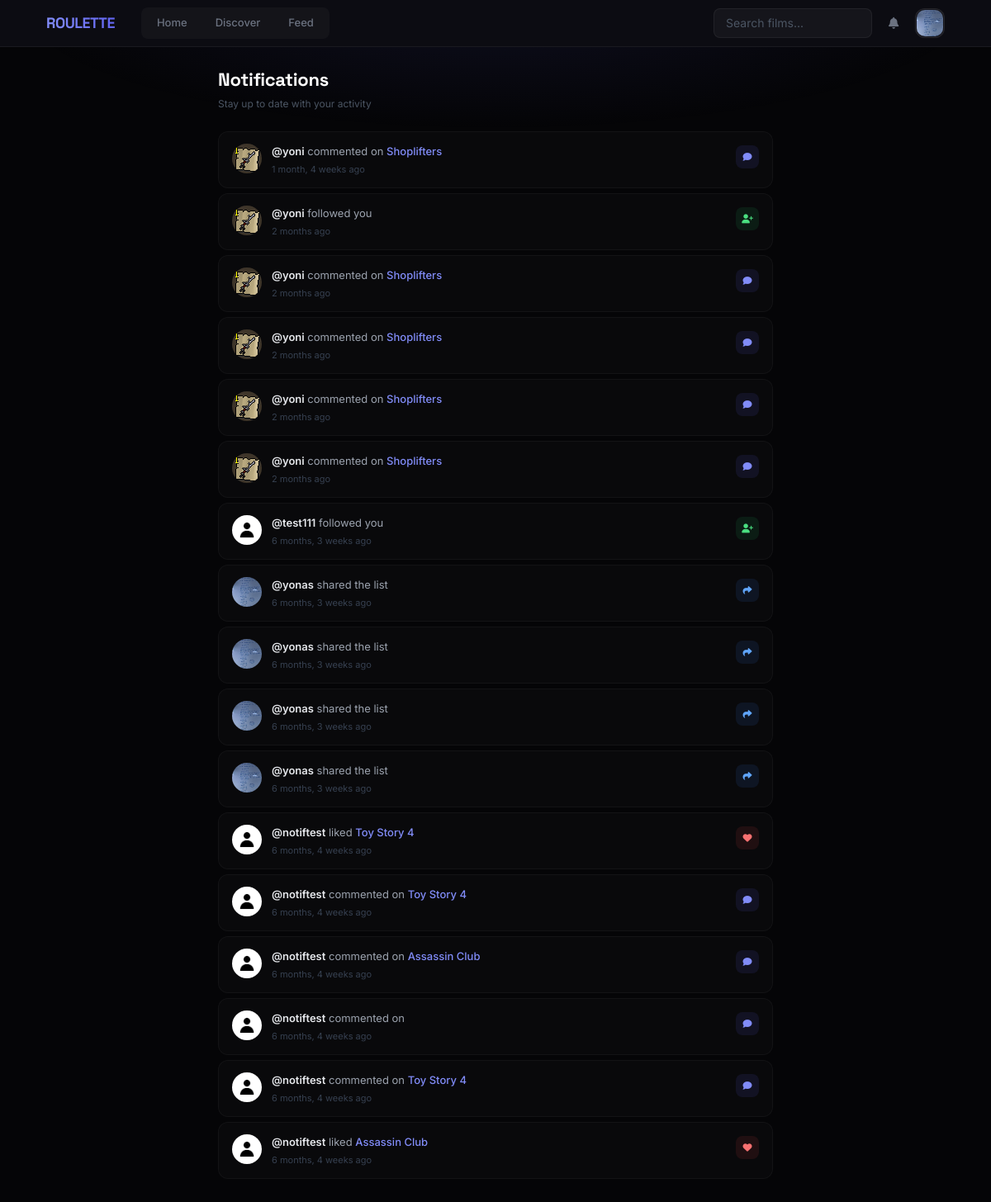
Page /notifications/ (signed in) on the earlier database version.
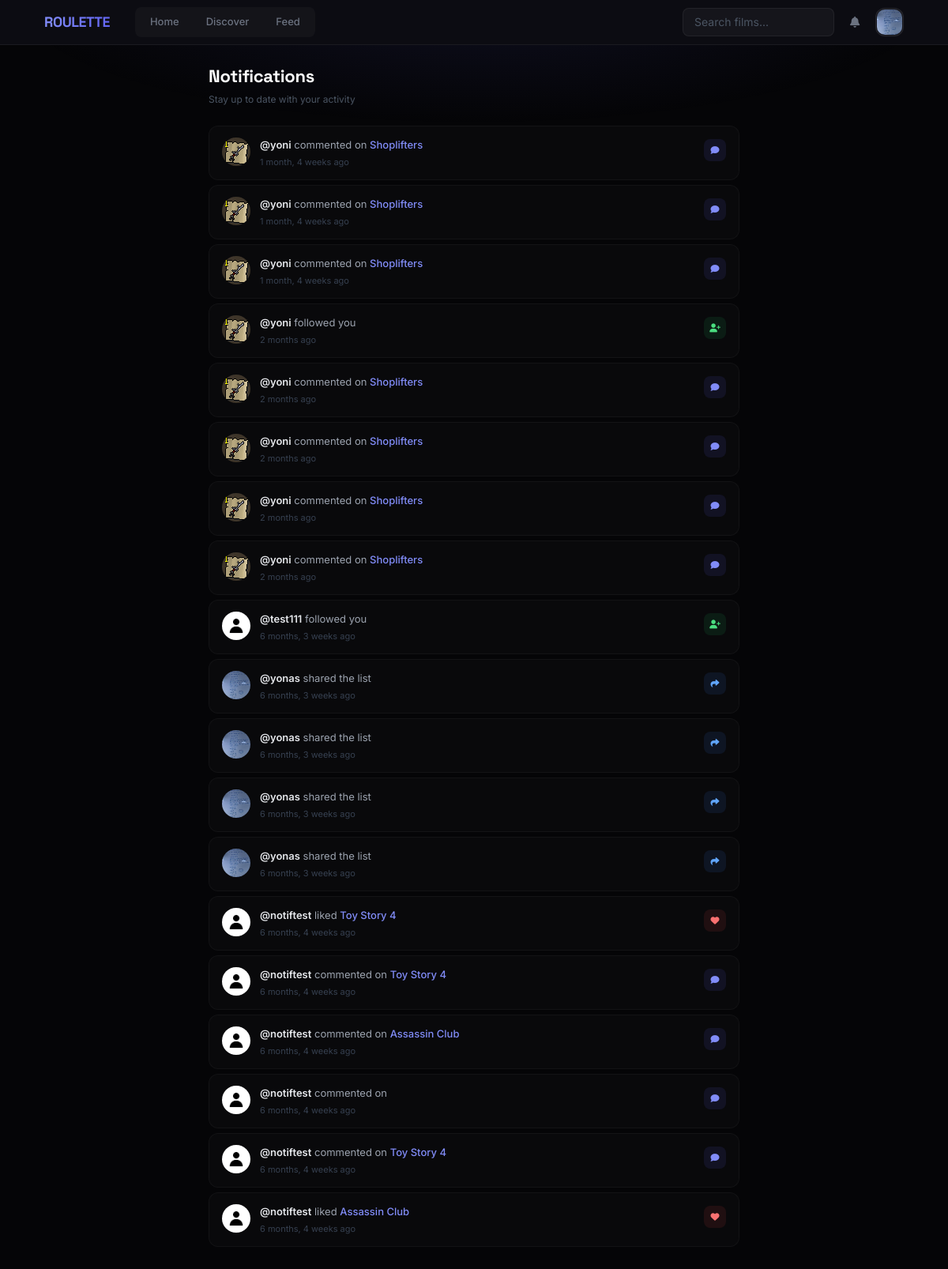
Same page on the later database version.
### users/models.py (models this page shows, shortened)
class Profile(models.Model):
    user = models.OneToOneField(settings.AUTH_USER_MODEL, on_delete=models.CASCADE)
    is_favorites_private = models.BooleanField(default=False)
    bio = models.TextField(max_length=500, blank=True)
    image = models.ImageField(default='default.jpg', upload_to='profile_pics')

### roulette/models.py (models this page shows, shortened)
class Notification(models.Model):
    recipient = models.ForeignKey(settings.AUTH_USER_MODEL, related_name='notifications', on_delete=models.CASCADE)
    actor = models.ForeignKey(settings.AUTH_USER_MODEL, related_name='actions', on_delete=models.CASCADE, null=True, blank=True)
    verb = models.CharField(max_length=255)
    target_content_type = models.ForeignKey(ContentType, on_delete=models.CASCADE, null=True, blank=True, related_name='target_notifications')
    target_object_id = models.PositiveIntegerField(null=True, blank=True)
    target = GenericForeignKey('target_content_type', 'target_object_id')
    action_object_content_type = models.ForeignKey(ContentType, on_delete=models.CASCADE, null=True, blank=True, related_name='action_object_notifications')
    action_object_object_id = models.PositiveIntegerField(null=True, blank=True)
    action_object = GenericForeignKey('action_object_content_type', 'action_object_object_id')
    timestamp = models.DateTimeField(default=timezone.now) # Use timezone.now
    read = models.BooleanField(default=False)
    class Meta:
        ordering = ['-timestamp'] # Show newest first

class UserReview(models.Model):
    user = models.ForeignKey(settings.AUTH_USER_MODEL, on_delete=models.CASCADE, related_name='reviews')
    tmdb_id = models.IntegerField()
    content_type = models.CharField(max_length=10, choices=UserContent.ContentType.choices)
    rating = models.PositiveSmallIntegerField(
        validators=[MinValueValidator(1), MaxValueValidator(10)]
    )
    review_text = models.TextField(blank=True)
    timestamp = models.DateTimeField(auto_now_add=True)
    title = models.CharField(max_length=255, default='')
    poster_path = models.CharField(max_length=255, blank=True, null=True, default='')
    overview = models.TextField(blank=True, default='')
    class Meta:
        unique_together = ('user', 'tmdb_id', 'content_type')
        ordering = ['-timestamp']

class UserContent(models.Model):
    class ListType(models.TextChoices):
        FAVORITE = 'FAVORITE', 'Favorite'
        HISTORY = 'HISTORY', 'History'
        WATCHLIST = 'WATCHLIST', 'Watchlist'
        CUSTOM = 'CUSTOM', 'Custom'
    class ContentType(models.TextChoices):
        MOVIE = 'MOVIE', 'Movie'
        TV = 'TV', 'TV Show'
    user = models.ForeignKey(settings.AUTH_USER_MODEL, on_delete=models.CASCADE)
    overview = models.TextField(blank=True, default='')
    tmdb_id = models.IntegerField()
    title = models.CharField(max_length=255)
    poster_path = models.CharField(max_length=255, blank=True, null=True)
    release_year = models.CharField(max_length=4, blank=True, null=True)
    list_type = models.CharField(max_length=10, choices=ListType.choices)
    content_type = models.CharField(max_length=10, choices=ContentType.choices, default=ContentType.MOVIE)
    timestamp = models.DateTimeField(auto_now_add=True)
    custom_list = models.ForeignKey(
        UserList,  # Make sure the UserList model is defined *before* this class
        on_delete=models.CASCADE,
        related_name='items',
        null=True,
        blank=True
    )
    class Meta:
        unique_together = ('user', 'tmdb_id', 'content_type', 'list_type', 'custom_list')
        ordering = ['-timestamp']

### roulette/views.py (the view)
# urls.py: path('notifications/', views.notifications_view, name='notifications'),
@login_required
def notifications_view(request):
    notifications = request.user.notifications.all() # Or Notification.objects.filter(recipient=request.user)
    unread_notifications = notifications.filter(read=False)
    unread_notifications.update(read=True) # Update the 'read' status in the database
    context = {
        'notifications': notifications # Pass the original queryset to the template
    }
    return render(request, 'roulette/notifications.html', context)

### roulette/context_processors.py (called while the page is built)
def unread_notifications_count(request):
    if request.user.is_authenticated:
        count = Notification.objects.filter(recipient=request.user, read=False).count()
        return {'unread_notifications_count': count}
    return {'unread_notifications_count': 0} # Return 0 if user is not logged in

### roulette/templates/roulette/notifications.html (shortened to what this page needs)
{% extends 'roulette/base.html' %}
{% block content %}
<div class="max-w-2xl mx-auto">
    <div class="notif-header">
        <h1>Notifications</h1>
        <p>Stay up to date with your activity</p>
    </div>
    {% for notification in notifications %}
        <div class="notif-item {% if not notification.read %}unread{% endif %}">
            {% if notification.actor %}
                <a href="{% url 'roulette:user_profile' username=notification.actor.username %}">
                    <img src="{{ notification.actor.profile.image.url }}" class="notif-avatar" alt="">
                </a>
            {% else %}
                <div class="notif-avatar-fallback"></div>
            {% endif %}
            <div class="notif-body">
                <div class="notif-text">
                    {% if notification.actor %}
                        <a href="{% url 'roulette:user_profile' username=notification.actor.username %}">@{{ notification.actor.username }}</a>
                    {% endif %}
                    {{ notification.verb }}
                    {% if notification.target %}
                        {% with target=notification.target %}
                            {% if notification.target_content_type.model == 'userreview' %}
                                <a class="notif-target" href="{% url 'roulette:content_detail' content_type=target.content_type|lower tmdb_id=target.tmdb_id %}">{{ target.title }}</a>
                            {% elif notification.target_content_type.model == 'usercontent' %}
                                {% if target.list_type == 'CUSTOM' and target.custom_list %}
                                    <a class="notif-target" href="{% url 'roulette:list_detail' list_id=target.custom_list.id %}">{{ target.title }}</a>
                                    in <a class="notif-target" href="{% url 'roulette:list_detail' list_id=target.custom_list.id %}">{{ target.custom_list.name }}</a>
                                {% else %}
                                    <a class="notif-target" href="{% url 'roulette:content_detail' content_type=target.content_type|lower tmdb_id=target.tmdb_id %}">{{ target.title }}</a>
                                {% endif %}
                            {% endif %}
                        {% endwith %}
                    {% endif %}
                </div>
                <div class="notif-time">{{ notification.timestamp|timesince }} ago</div>
            </div>
            {% if 'followed' in notification.verb %}
                <div class="notif-icon ni-follow"><i class="fas fa-user-plus"></i></div>
            {% elif 'liked' in notification.verb %}
                <div class="notif-icon ni-like"><i class="fas fa-heart"></i></div>
            {% elif 'commented' in notification.verb %}
                <div class="notif-icon ni-comment"><i class="fas fa-comment"></i></div>
            {% elif 'shared' in notification.verb %}
                <div class="notif-icon ni-share"><i class="fas fa-share"></i></div>
            {% else %}
                <div class="notif-icon ni-default"><i class="fas fa-bell"></i></div>
            {% endif %}
        </div>
    {% empty %}
        <div class="notif-empty">
            <div><i class="fas fa-bell-slash"></i></div>
            <p>No notifications yet. Follow some people to get started.</p>
        </div>
    {% endfor %}
</div>
{% endblock %}

### roulette/templates/roulette/base.html (shortened to what this page needs)
<!DOCTYPE html>
<html lang="en">
<head>
    <script src="https://cdn.tailwindcss.com"></script>
    <link rel="stylesheet" href="https://cdnjs.cloudflare.com/ajax/libs/font-awesome/6.5.1/css/all.min.css">
</head>
<body class="min-h-screen flex flex-col relative">
    <nav class="fixed top-0 left-0 right-0 z-50 bg-[#0c0c12] border-b border-white/[0.06]">
        <div class="max-w-6xl mx-auto px-4 sm:px-6 lg:px-8">
            <div class="flex items-center justify-between h-14">
                <div class="flex items-center gap-8">
                    <a href="{% url 'roulette:roulette_view' %}" class="font-display font-bold text-lg tracking-tight">
                        <span class="bg-gradient-to-r from-indigo-400 to-indigo-500 bg-clip-text text-transparent">ROULETTE</span>
                    </a>
                    <div class="hidden md:flex nav-pill-group">
    <a href="{% url 'roulette:roulette_view' %}"
       class="nav-pill {% if request.path == '/' or request.path == '/home/' %}nav-pill-active{% endif %}">Home</a>
    <a href="{% url 'roulette:discover' %}"
       class="nav-pill {% if '/discover/' in request.path %}nav-pill-active{% endif %}">Discover</a>
       <a href="{% url 'roulette:feed' %}"
       class="nav-pill {% if '/feed/' in request.path %}nav-pill-active{% endif %}">Feed</a>
</div>
                </div>
                <div class="hidden md:flex items-center gap-2">
                    <form action="{% url 'roulette:search_results' %}" method="GET">
                        <input type="text" name="q" placeholder="Search films..."
                               class="w-48 bg-white/[0.04] border border-white/[0.06] rounded-lg py-[7px] pl-3.5 pr-9 text-sm text-white placeholder-gray-600 focus:outline-none focus:border-indigo-500/40 focus:bg-white/[0.06] transition-all">
                    </form>
                    {% if user.is_authenticated %}
                        <a href="{% url 'roulette:notifications' %}" id="navbar-notifications-link"
                           class="relative w-9 h-9 flex items-center justify-center rounded-lg text-gray-500 hover:text-gray-300 hover:bg-white/[0.05] transition-all">
                            <i class="fas fa-bell text-sm"></i>
                        </a>
                        <div class="relative dropdown">
                            <button id="user-menu-button" type="button"
                                class="w-9 h-9 rounded-xl bg-white/[0.04] border border-white/[0.08] p-[1px] flex items-center justify-center text-xs font-semibold text-white cursor-pointer hover:border-indigo-400/40 hover:bg-white/[0.06] transition-all overflow-hidden"
                                aria-expanded="false" aria-haspopup="true">
                            {% if user.profile.image and user.profile.image.url != '/media/default.jpg' %}
                                <img src="{{ user.profile.image.url }}" class="w-full h-full rounded-[10px] object-cover" alt="">
                            {% else %}
                                {{ user.username|first|upper }}
                            {% endif %}
                        </button>
                        </div>
                    {% else %}
                        <a href="{% url 'users:login' %}" class="px-3 py-1.5 rounded-lg text-sm text-gray-400 hover:text-white transition-colors">Log in</a>
                        <a href="{% url 'users:signup' %}" class="px-4 py-1.5 rounded-lg text-sm font-semibold text-white bg-indigo-600 hover:bg-indigo-500 transition-colors">Sign up</a>
                    {% endif %}
                </div>
            </div>
        </div>
    </nav>
    <main class="flex-1 w-full max-w-7xl mx-auto px-4 sm:px-6 lg:px-8 pt-20 pb-16 relative z-10">
        {% block content %}{% endblock %}
    </main>
</body>
</html>

Differences in the rows shown:
added Notification: actor.profile.image (picture), actor.username "yoni", verb "commented on", target "Shoplifters", timestamp "1 month, 4 weeks"
added Notification: actor.profile.image (picture), actor.username "yoni", verb "commented on", target "Shoplifters", timestamp "1 month, 4 weeks"
